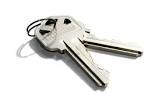
#> input picture images/keys/llaves_0.jpg, 162 x 105 px; its folder holds only this picture in this run
$ jupyter execute --allow-errors FasterRCNN_FineTuning.ipynb
#> lines starting #> are read from the running program, lines starting #| are printed output that depends on the picture
# Creating the dataset

[cell 1]
import os
import random
import numpy as np
import pandas as pd
import cv2
import json

import matplotlib.pyplot as plt
import matplotlib.patches as patches

import torch
import torchvision
from torchvision import transforms as torchtrans
from torchvision.models.detection.faster_rcnn import FastRCNNPredictor

from PyTorchVisionLibs import utils, coco_utils, coco_eval
#> (the rest of this cell did not finish here and is left out)

[cell 2]
train_dir = './images/keys'

[cell 3]
def order_key(file): # key to order the list of images
    parts = file.split('_')
    name = parts[0]
    number = int(parts[1].split('.')[0])
    return name, number

[cell 4]
class CustomImagesDataset(torch.utils.data.Dataset):

    def __init__(self, files_dir, width, height, transforms=None):
#> called with files_dir = './images/keys', width = 128, height = 128
        self.transforms = transforms
        self.files_dir = files_dir
        self.height = height
        self.width = width

        self.imgs = sorted(os.listdir(files_dir), key=order_key)
        #self.imgs = [image for image in sorted(os.listdir(files_dir)) if image[-4:]=='.jpg']

        with open('annotations_perso.json', 'r') as file:
#> (reads annotations_perso.json from the repository)
            annotations_data = json.load(file)
        self.annotations = annotations_data['annotations']
        # classes: 0 index is reserved for background
        #self.classes = [_]
        self.classes = []
        with open('coco_categories.json', 'r') as file:
#> (reads coco_categories.json from the repository)
            categories_data = json.load(file)
        for category in categories_data["categories"]:
            self.classes.append(category["name"])
        #for clas in annotations_data['categories']:
        #    self.classes.append(clas["name"])
        #print(self.classes)
        self.classes.append('keys')
        print(self.classes)

    def __getitem__(self, idx):

#> called with idx = 0
        img_name = self.imgs[idx]
        #print("id: ", idx, "img_name: ", img_name)
        image_path = os.path.join(self.files_dir, img_name)

        # reading the images and converting them to correct size and color
        img = cv2.imread(image_path)
#> img is the input picture: shape (105, 162, 3); mean B, G, R 229.3, 231.2, 231.6
        img_rgb = cv2.cvtColor(img, cv2.COLOR_BGR2RGB).astype(np.float32)
        img_res = cv2.resize(img_rgb, (self.width, self.height), cv2.INTER_AREA)
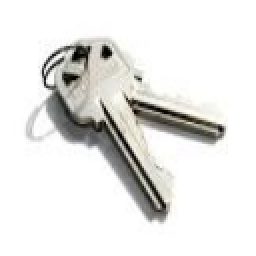
#> img_res: shape (128, 128, 3) float32 (shown 2 times larger); mean R, G, B 231.6, 231.2, 229.3
        # diving by 255
        img_res /= 255.0

        boxes = []
        labels = []

        # cv2 image gives size as height x width
        wt = img.shape[1]
#> wt = 162
        ht = img.shape[0]
#> ht = 105

        for note in self.annotations:
            if note["image_id"] != idx:
                continue
            labels.append(note["category_id"])
            # bounding box
            xmin = int(note["bbox"][0])
            xmax = int(note["bbox"][1])

            ymin = int(note["bbox"][2])
            ymax = int(note["bbox"][3])

            if ymin > ymax:
                ymin, ymax = ymax, ymin

            if xmin > xmax:
                xmin, xmax = xmax, xmin

            xmin = max(0, xmin)
            ymin = max(0, ymin)
            xmax = min(xmax, wt)
            ymax = min(ymax, ht)

            #print("Primera note: ", note)
            #print("BOUNDING ANTES: ", xmin, xmax, ymin, ymax)
            xmin_corr = (xmin/wt)*self.width
            xmax_corr = (xmax/wt)*self.width
            ymin_corr = (ymin/ht)*self.height
            ymax_corr = (ymax/ht)*self.height
            #print("BOUNDING DESPUES: ", xmin_corr, xmax_corr, ymin_corr, ymax_corr)

            boxes.append([xmin_corr, ymin_corr, xmax_corr, ymax_corr])
#> after the loop, boxes = [[16.59, 14.63, 118.5, 113.4]]; labels = [91]

        if len(boxes) == 0:
            boxes.append([0, 0, self.width - 0.5, self.height - 0.5])

        # convert boxes into a torch.Tensor
        boxes = torch.as_tensor(boxes, dtype=torch.float32)

        area = (boxes[:, 3] - boxes[:, 1]) * (boxes[:, 2] - boxes[:, 0])

        # suppose all instances are not crowd
        iscrowd = torch.zeros((boxes.shape[0],), dtype=torch.int64)

        labels = torch.as_tensor(labels, dtype=torch.int64)


        target = {}
        target["boxes"] = boxes
        target["labels"] = labels
        target["area"] = area
        target["iscrowd"] = iscrowd
        # image_id
        image_id = torch.tensor([idx])
        target["image_id"] = image_id


        if self.transforms:

            sample = self.transforms(image = img_res,
                                     bboxes = target['boxes'],
                                     labels = labels)

            img_res = sample['image']
            target['boxes'] = torch.Tensor(sample['bboxes'])


        return img_res, target

    def __len__(self):
        return len(self.imgs)

[cell 5]
custom_dataset = CustomImagesDataset(train_dir, 128, 128)
print('length of dataset = ', len(custom_dataset), '\n')

# getting the image and target for a test index.  Feel free to change the index.
#> (the rest of this cell did not finish here and is left out)

[cell 6]
# Function to visualize bounding boxes in the image

# [21 lines left out: function plot_image_with_boxes, not called in this run]

#> (a cell that did not finish here is left out)
